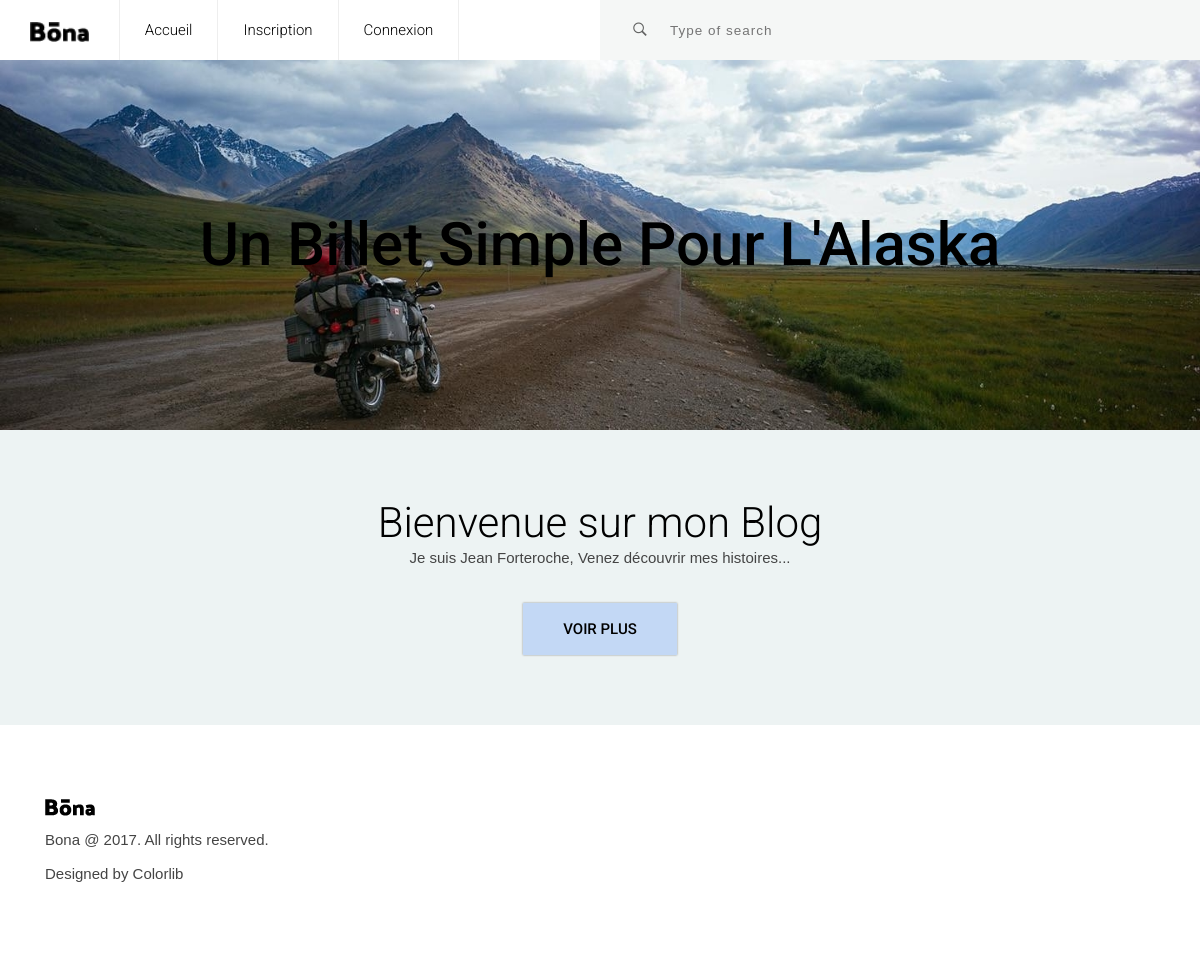
Before: / with the older database file.
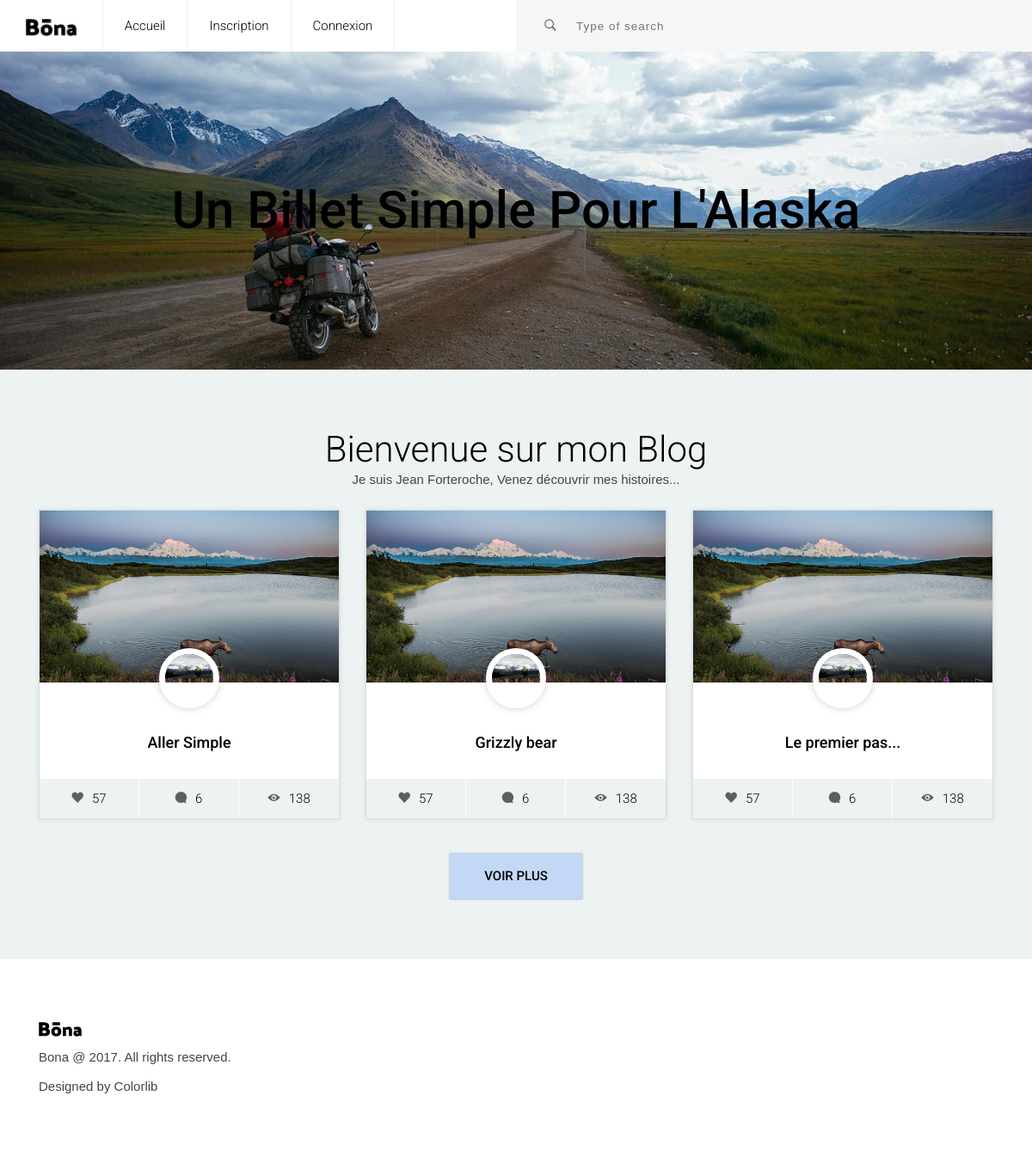
After: the same page with the newer database file.
### tables this page shows
CREATE TABLE `articles` (
  `id` int(11) NOT NULL,
  `title` varchar(255) NOT NULL,
  `introduction` text NOT NULL,
  `content` longtext NOT NULL,
  `created_at` datetime NOT NULL,
  `author_id` int(11) NOT NULL
);

### app/Renderer.php (called while the page is built, shortened)
<?php
 class Renderer {
  public static function render(string $path, array $variables = []){
  extract($variables);
  require('views/' .$path. '.html.php');
  $pageContent = ob_get_clean();
  require('views/layout.html.php');
  }
}

### app/controllers/Controllers.php (called while the page is built, shortened)
<?php
abstract class Controllers{
    public function __construct()
    {
        $this->model = new $this->modelName();
    }
    public function index(){
        $articles = $this->model->findAll("created_at DESC");
        \Renderer::render('articles/index', compact('pageTitle','articles'));
    }
}

### public/index.php (called while the page is built, shortened)
<?php
require_once '../app/autoload.php';
\Router::route();

### app/autoload.php (called while the page is built, shortened)
<?php
spl_autoload_register(function($className){
    $className = str_replace("\\", "/", $className);
});

### app/Database.php (called while the page is built)
<?php
class Database{
    private static $connexion = null;
    public static function getPdo():PDO{
        try{
        if(self::$connexion === null){
            self::$connexion = new PDO('mysql:host=localhost;dbname=alaska;charset=utf8', 'root', 'root', [
                PDO::ATTR_ERRMODE => PDO::ERRMODE_EXCEPTION,
                PDO::ATTR_DEFAULT_FETCH_MODE => PDO::FETCH_ASSOC
            ]);
        }
        return self::$connexion;
        throw new Exception('Error 404');
        }catch(Exception $e){
        $e->getMessage();
        }
    }
}

### app/models/Model.php (called while the page is built, shortened)
<?php
abstract class Model {
    protected $pdo;
    protected $table;
    public function __construct()
    {
        $this->pdo = \Database::getPdo();
    }
    public function findAll(?string $order = ""):array {
        $sql = "SELECT * FROM {$this->table}";
        if($order){
            $sql .= " ORDER BY " . $order;
        }
        $resultats = $this->pdo->query($sql);
        $articles = $resultats->fetchAll();
        return $articles;
    }
}

### app/views/articles/index.html.php (the view, shortened to what this page needs)
<header>
		<div class="container-fluid position-relative no-side-padding">
			<a href="#" class="logo"><img src="images/logo.png" alt="Logo Image"></a>
			<ul class="main-menu visible-on-click" id="main-menu">
				<li>
					<a href="index.php?action=Uindex">Accueil</a>
				</li>
				<li>
					<a href="index.php?action=UsignIn">Inscription</a>
				</li>
				<li>
					<a href="index.php?action=Ulogin">Connexion</a>
				</li>
			</ul>
			<div class="src-area">
				<form>
					<button class="src-btn" type="submit"><i class="ion-ios-search-strong"></i></button>
					<input class="src-input" type="text" placeholder="Type of search">
				</form>
			</div>
		</div>
	</header>
<div class="slider">
  <div class="display-table  center-text">
	<h1 class="title display-table-cell"><b>Un Billet Simple Pour L'Alaska</b></h1>
  </div>
</div>
	<section class="blog-area section">
		<div class="container">
		<h2>Bienvenue sur mon Blog</h2>
		<p>Je suis Jean Forteroche, Venez découvrir mes histoires...</p>
		<br />
			<div class="row">
        <?php
        foreach ($articles as $article):
         ?>
				<div class="col-lg-4 col-md-6">
					<div class="card h-100">
						<div class="single-post post-style-1">
							<div class="blog-image"><img src="images/denali3.jpeg" alt="Blog Image"></div>
							<a class="avatar" href="index.php?action=Ushow&id=<?= $article['id'] ?>"><img src="images/denali6.jpeg" alt="Profile Image"></a>
							<div class="blog-info">
								<h4 class="title"><a href="index.php?action=Ushow&id=<?= $article['id'] ?>"><b><?= $article['title'] ?></b></a></h4>
								<ul class="post-footer">
									<li><a href="#"><i class="ion-heart"></i>57</a></li>
									<li><a href="#"><i class="ion-chatbubble"></i>6</a></li>
									<li><a href="#"><i class="ion-eye"></i>138</a></li>
								</ul>
							</div>
						</div>
					</div>
				</div>
        <?php endforeach ?>
			</div>
			<a class="load-more-btn" href="#"><b>VOIR PLUS</b></a>
		</div>
	</section>

### app/Router.php (shortened to what this page needs)
<?php
class Router {
    public static function route(){
        try{
            if(isset($_GET['action'])){
                $action = $_GET['action'];
                $controller = substr($action,0, 1);
                $restAction = substr($action,1,strlen($action)-1);
                switch($controller):
                    case "U":
                        $controllerName = "UserController";
                        $controllerName = "\Controllers\\" .$controllerName;
                        $controller = new $controllerName();
                        if(!method_exists($controller, $restAction)){throw new Exception('Error 404');}
                        $controller->$restAction();
                break;
                    case "A":
                        $controllerName = "AdminController";
                        $controllerName = "\Controllers\\" .$controllerName;
                        $controller = new $controllerName();
                        if(!method_exists($controller, $restAction)){throw new Exception('Error 404');}
                        $controller->$restAction();
                break;
                    default :
                        throw new Exception('Error 404');
                endswitch;
            }else{
                $restAction = 'index';
                $controller = new $controllerName();
                $controller->$restAction();
            }
        }catch(Exception $e){
            $e->getMessage();
            $restAction = 'indexError';
                $controllerName = "ErrorController";
                $controllerName = "\Controllers\\" .$controllerName;
                $controller = new $controllerName();
                $controller->$restAction();
        }
    }
}

### app/views/layout.html.php (shortened to what this page needs)
<!DOCTYPE html>
<html lang="fr">
<head>
	<link href="common-css/bootstrap.css" rel="stylesheet">
	<link href="common-css/ionicons.css" rel="stylesheet">
	<link href="layout-1/css/styles.css" rel="stylesheet">
	<link href="layout-1/css/responsive.css" rel="stylesheet">
</head>
<body >
  <?= $pageContent ?>
	<footer>
		<div class="container">
			<div class="row">
				<div class="col-lg-4 col-md-6">
					<div class="footer-section">
						<a class="logo" href="#"><img src="images/logo.png" alt="Logo Image"></a>
						<p class="copyright">Bona @ 2017. All rights reserved.</p>
						<p class="copyright">Designed by <a href="https://colorlib.com" target="_blank">Colorlib</a></p>
					</div>
				</div>
				<div class="col-lg-4 col-md-6">
				</div>
			</div>
		</div>
	</footer>
</body>
</html>

### public/layout-1/css/styles.css (style rules this page uses)
html { font-size: 100%; height: 100%; overflow-x: hidden; touch-action: manipulation; }
body { font-size: 15px; font-family: 'Roboto', sans-serif; width: 100%; height: 100%; margin: 0; font-weight: 300; -webkit-font-smoothing: antialiased; -moz-osx-font-smoothing: grayscale; word-wrap: break-word; background: #EDF3F3; color: #000; }
h1, h2, h3, h4, h5, h6, p, a, ul, span, li, img { margin: 0; padding: 0; font-weight: 300; }
h1,h2,h3,h4,h5,h6 { line-height: 1.5; }
p { line-height: 1.6; font-family: 'Maven Pro', sans-serif; font-weight: 400; color: #444; }
h1 { font-size: 4em; line-height: 1; }
h2 { font-size: 2.8em; line-height: 1.1; }
h4 { font-size: 1.2em; }
a, button { display: inline-block; text-decoration: none; color: inherit; transition: all .3s; }
b { font-weight: 500; }
img { width: 100%; }
li { list-style: none; display: inline-block; }
header { font-weight: 400; }
.section { padding: 70px 0 40px; }
.center-text { text-align: center; }
.display-table { display: table; height: 100%; width: 100%; }
.display-table-cell { display: table-cell; vertical-align: middle; }
.card { background: transparent; border: 0; }
.no-side-padding { padding-right: 0px; padding-left: 0px; }
header { overflow: hidden; background: #fff; box-shadow: 0px 2px 10px rgba(0,0,0, .3); }
header .logo { float: left; height: 20px; margin: 20px 30px; }
header .logo img { height: 100%; width: auto; }
header .main-menu { display: inline-block; float: left; }
header .main-menu > li { float: left; }
header .main-menu > li > a { height: 60px; line-height: 60px; padding: 0 25px; border-right: 1px solid #eee; }
header .main-menu > li:first-child > a { border-left: 1px solid #eee; }
header .src-area { position: relative; height: 60px; width: 50%; float: right; display: inline-block; background: #F5F7F6; }
header .src-area .src-input { position: absolute; top: 0; bottom: 0; left: 0; right: 0; width: 100%; padding: 0 20px 0 70px; background: transparent; border: 0; outline: 0; }
header .src-area .src-btn { position: absolute; top: 0; bottom: 0; left: 0; width: 40px; background: none; border: 0; font-size: 1.2em; outline: 0; margin-left: 20px; opacity: .6; cursor: pointer; z-index: 10; }
.slider { height: 370px; width: 100%; background-image: url(../../images/denalimoto2.jpg); background-size: cover; }
.blog-area .row div[class^="col"] { margin-bottom: 30px; }
.blog-area { text-align: center; background: #EDF3F3; }
.blog-area .single-post { height: 100%; position: relative; padding-bottom: 45px; overflow: hidden; box-shadow: 0px 0px 5px rgba(0,0,0,.1); border: 1px solid #ddd; background: #fff; }
.blog-area .single-post .title { padding: 20px 30px 30px; }
.single-post .avatar { margin: 0 auto; margin-top: -40px; width: 70px; height: 70px; overflow: hidden; z-index: 10; border-radius: 100px; position: relative; border: 7px solid #fff; box-shadow: 0px 0px 10px rgba(0,0,0,.2); }
.single-post .post-footer { position: absolute; bottom: 0; left: 0; right: 0; text-align: center; }
.single-post .post-footer > li { width: 33.33%; display: inline-block; border-right: 1px solid #fff; background: #EDF3F3; }
.single-post .post-footer > li:first-child { float: left; }
.single-post .post-footer > li:last-child { border: 0px; float: right; }
.single-post .post-footer > li > a { line-height: 45px; width: 100%; }
.single-post .post-footer i { display: inline-block; margin-right: 10px; opacity: .6; font-size: 1.1em; }
.post-style-1 .blog-image { max-height: 200px; overflow: hidden; }
.display-table .display-table-cell.title { padding: 30px; }
.load-more-btn { padding: 15px 40px; margin: 10px 0 30px; transition: all .3s; box-shadow: 0px 0px 2px rgba(0,0,0,.4); background: #C3D8F5; }
footer { padding: 70px 0 30px; background: #fff; }
footer .footer-section { margin-bottom: 40px; }
footer .copyright { margin: 10px 0; }

Changed rows visible on the page:
added articles: title "Aller Simple"
added articles: title "Grizzly bear"
added articles: title "Le premier pas..."
